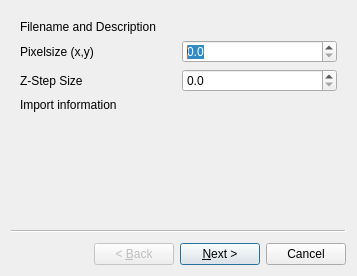
<?xml version="1.0" encoding="UTF-8"?>
<ui version="4.0">
 <class>Wizard</class>
 <widget class="QWizard" name="Wizard">
  <property name="geometry">
   <rect>
    <x>0</x>
    <y>0</y>
    <width>357</width>
    <height>276</height>
   </rect>
  </property>
  <property name="windowTitle">
   <string>Wizard</string>
  </property>
  <widget class="QWizardPage" name="wizardPage_import">
   <layout class="QGridLayout" name="gridLayout_2">
    <item row="1" column="1">
     <widget class="QDoubleSpinBox" name="doubleSpinBox_pixelsize_xy">
      <property name="decimals">
       <number>1</number>
      </property>
      <property name="maximum">
       <double>10000.000000000000000</double>
      </property>
     </widget>
    </item>
    <item row="0" column="0" colspan="2">
     <widget class="QLabel" name="label_import_header">
      <property name="text">
       <string>Filename and Description</string>
      </property>
     </widget>
    </item>
    <item row="2" column="0">
     <widget class="QLabel" name="label_zstep_size">
      <property name="text">
       <string>Z-Step Size</string>
      </property>
     </widget>
    </item>
    <item row="2" column="1">
     <widget class="QDoubleSpinBox" name="doubleSpinBox_zstep_size">
      <property name="decimals">
       <number>1</number>
      </property>
      <property name="maximum">
       <double>10000.000000000000000</double>
      </property>
     </widget>
    </item>
    <item row="1" column="0">
     <widget class="QLabel" name="label_pixelsize_xy">
      <property name="text">
       <string>Pixelsize (x,y)</string>
      </property>
     </widget>
    </item>
    <item row="3" column="0" colspan="2">
     <widget class="QLabel" name="label_import_information">
      <property name="text">
       <string>Import information</string>
      </property>
     </widget>
    </item>
   </layout>
  </widget>
  <widget class="QWizardPage" name="wizardPage_interpolation">
   <layout class="QGridLayout" name="gridLayout">
    <item row="4" column="0">
     <widget class="QComboBox" name="comboBox_interpolation_method"/>
    </item>
    <item row="2" column="0">
     <widget class="QLabel" name="label_target_zstep_size">
      <property name="text">
       <string>Target Z-Step Size</string>
      </property>
     </widget>
    </item>
    <item row="5" column="0" colspan="2">
     <widget class="QProgressBar" name="progressBar_interpolation">
      <property name="value">
       <number>24</number>
      </property>
     </widget>
    </item>
    <item row="4" column="1">
     <widget class="QPushButton" name="pushButton_interpolation">
      <property name="text">
       <string>Interpolate</string>
      </property>
     </widget>
    </item>
    <item row="1" column="0">
     <widget class="QLabel" name="label_current_zstep_size">
      <property name="text">
       <string>Current Z-Step Size</string>
      </property>
     </widget>
    </item>
    <item row="0" column="0">
     <widget class="QLabel" name="label_interpolation_header">
      <property name="text">
       <string>Interpolation</string>
      </property>
     </widget>
    </item>
    <item row="6" column="0" colspan="2">
     <widget class="QLabel" name="label_interpolation_information">
      <property name="text">
       <string>Interpolation Information</string>
      </property>
     </widget>
    </item>
    <item row="1" column="1">
     <widget class="QDoubleSpinBox" name="doubleSpinBox_current_zstep_size"/>
    </item>
    <item row="2" column="1">
     <widget class="QDoubleSpinBox" name="doubleSpinBox_target_zstep_size"/>
    </item>
   </layout>
  </widget>
  <widget class="QWizardPage" name="wizardPage_deconvolution">
   <layout class="QGridLayout" name="gridLayout_5">
    <item row="0" column="0">
     <widget class="QLabel" name="label_deconv_header">
      <property name="text">
       <string>Image Deconvolution: Not Yet Available</string>
      </property>
     </widget>
    </item>
   </layout>
  </widget>
  <widget class="QWizardPage" name="wizardPage_export">
   <layout class="QGridLayout" name="gridLayout_6">
    <item row="1" column="0" colspan="2">
     <widget class="QPushButton" name="pushButton_export_image">
      <property name="text">
       <string>Export Image</string>
      </property>
     </widget>
    </item>
    <item row="0" column="0" colspan="2">
     <widget class="QLabel" name="label_export">
      <property name="text">
       <string>Export</string>
      </property>
     </widget>
    </item>
   </layout>
  </widget>
 </widget>
 <resources/>
 <connections/>
</ui>
